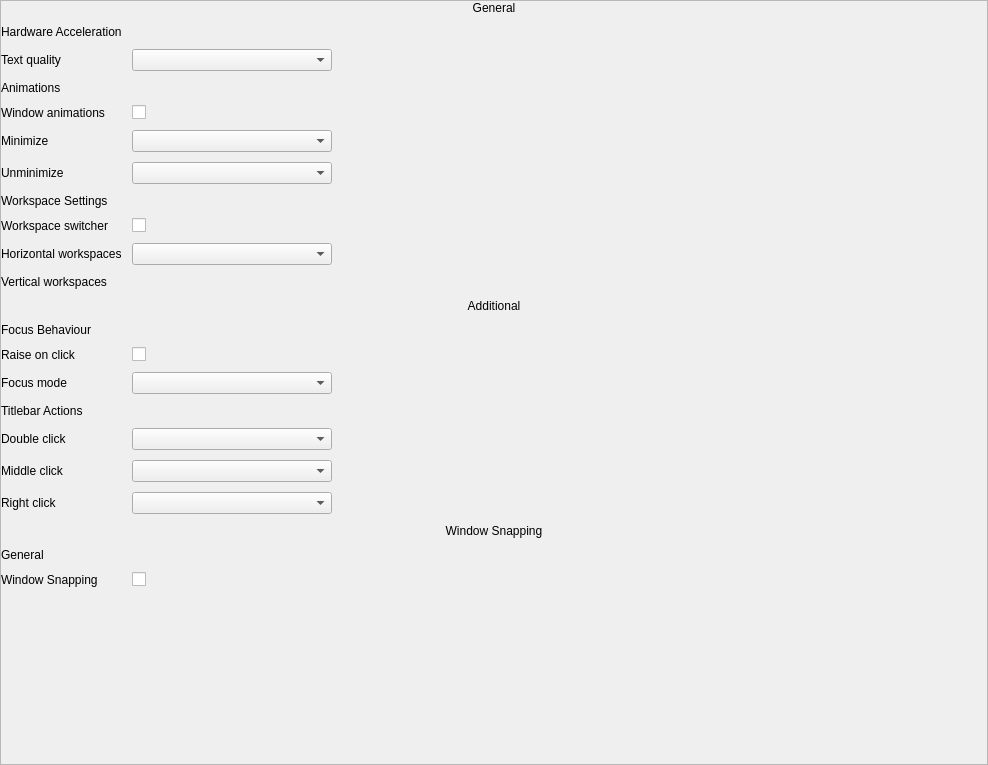
<?xml version="1.0" encoding="UTF-8"?>
<ui version="4.0">
 <class>WindowManagerSettings</class>
 <widget class="QWidget" name="WindowManagerSettings">
  <property name="geometry">
   <rect>
    <x>0</x>
    <y>0</y>
    <width>988</width>
    <height>765</height>
   </rect>
  </property>
  <property name="windowTitle">
   <string>Form</string>
  </property>
  <layout class="QVBoxLayout" name="verticalLayout">
   <property name="spacing">
    <number>0</number>
   </property>
   <property name="leftMargin">
    <number>0</number>
   </property>
   <property name="topMargin">
    <number>0</number>
   </property>
   <property name="rightMargin">
    <number>0</number>
   </property>
   <property name="bottomMargin">
    <number>0</number>
   </property>
   <item>
    <widget class="QScrollArea" name="scrollArea">
     <property name="widgetResizable">
      <bool>true</bool>
     </property>
     <widget class="QWidget" name="scrollAreaUnityContents">
      <property name="geometry">
       <rect>
        <x>0</x>
        <y>0</y>
        <width>986</width>
        <height>763</height>
       </rect>
      </property>
      <layout class="QGridLayout" name="gridLayout">
       <property name="leftMargin">
        <number>0</number>
       </property>
       <property name="topMargin">
        <number>0</number>
       </property>
       <property name="rightMargin">
        <number>0</number>
       </property>
       <property name="bottomMargin">
        <number>0</number>
       </property>
       <property name="spacing">
        <number>10</number>
       </property>
       <item row="13" column="1" alignment="Qt::AlignLeft">
        <widget class="QCheckBox" name="checkHomeIcon_3">
         <property name="cursor">
          <cursorShape>PointingHandCursor</cursorShape>
         </property>
         <property name="focusPolicy">
          <enum>Qt::NoFocus</enum>
         </property>
         <property name="text">
          <string/>
         </property>
        </widget>
       </item>
       <item row="15" column="0" colspan="4">
        <widget class="QLabel" name="lblHomeIcon_5">
         <property name="accessibleName">
          <string>title</string>
         </property>
         <property name="text">
          <string>Titlebar Actions</string>
         </property>
        </widget>
       </item>
       <item row="6" column="1">
        <widget class="QComboBox" name="comboBox_6">
         <property name="sizePolicy">
          <sizepolicy hsizetype="Preferred" vsizetype="Fixed">
           <horstretch>0</horstretch>
           <verstretch>0</verstretch>
          </sizepolicy>
         </property>
         <property name="minimumSize">
          <size>
           <width>200</width>
           <height>0</height>
          </size>
         </property>
         <property name="maximumSize">
          <size>
           <width>300</width>
           <height>16777215</height>
          </size>
         </property>
         <property name="sizeAdjustPolicy">
          <enum>QComboBox::AdjustToMinimumContentsLength</enum>
         </property>
        </widget>
       </item>
       <item row="17" column="1">
        <widget class="QComboBox" name="comboBox_7">
         <property name="sizePolicy">
          <sizepolicy hsizetype="Preferred" vsizetype="Fixed">
           <horstretch>0</horstretch>
           <verstretch>0</verstretch>
          </sizepolicy>
         </property>
         <property name="minimumSize">
          <size>
           <width>200</width>
           <height>0</height>
          </size>
         </property>
         <property name="maximumSize">
          <size>
           <width>300</width>
           <height>16777215</height>
          </size>
         </property>
         <property name="sizeAdjustPolicy">
          <enum>QComboBox::AdjustToMinimumContentsLength</enum>
         </property>
        </widget>
       </item>
       <item row="16" column="1">
        <widget class="QComboBox" name="comboBox_8">
         <property name="sizePolicy">
          <sizepolicy hsizetype="Preferred" vsizetype="Fixed">
           <horstretch>0</horstretch>
           <verstretch>0</verstretch>
          </sizepolicy>
         </property>
         <property name="minimumSize">
          <size>
           <width>200</width>
           <height>0</height>
          </size>
         </property>
         <property name="maximumSize">
          <size>
           <width>300</width>
           <height>16777215</height>
          </size>
         </property>
         <property name="sizeAdjustPolicy">
          <enum>QComboBox::AdjustToMinimumContentsLength</enum>
         </property>
        </widget>
       </item>
       <item row="4" column="1">
        <widget class="QCheckBox" name="checkHomeIcon_2">
         <property name="cursor">
          <cursorShape>PointingHandCursor</cursorShape>
         </property>
         <property name="focusPolicy">
          <enum>Qt::NoFocus</enum>
         </property>
         <property name="text">
          <string/>
         </property>
        </widget>
       </item>
       <item row="2" column="1">
        <widget class="QComboBox" name="comboBox_2">
         <property name="sizePolicy">
          <sizepolicy hsizetype="Preferred" vsizetype="Fixed">
           <horstretch>0</horstretch>
           <verstretch>0</verstretch>
          </sizepolicy>
         </property>
         <property name="minimumSize">
          <size>
           <width>200</width>
           <height>0</height>
          </size>
         </property>
         <property name="maximumSize">
          <size>
           <width>300</width>
           <height>16777215</height>
          </size>
         </property>
         <property name="sizeAdjustPolicy">
          <enum>QComboBox::AdjustToMinimumContentsLength</enum>
         </property>
        </widget>
       </item>
       <item row="19" column="0" colspan="4">
        <widget class="QLabel" name="label_7">
         <property name="accessibleName">
          <string>general-title</string>
         </property>
         <property name="text">
          <string>Window Snapping</string>
         </property>
         <property name="alignment">
          <set>Qt::AlignCenter</set>
         </property>
        </widget>
       </item>
       <item row="14" column="1">
        <widget class="QComboBox" name="comboBox_4">
         <property name="sizePolicy">
          <sizepolicy hsizetype="Preferred" vsizetype="Fixed">
           <horstretch>0</horstretch>
           <verstretch>0</verstretch>
          </sizepolicy>
         </property>
         <property name="minimumSize">
          <size>
           <width>200</width>
           <height>0</height>
          </size>
         </property>
         <property name="maximumSize">
          <size>
           <width>300</width>
           <height>16777215</height>
          </size>
         </property>
         <property name="sizeAdjustPolicy">
          <enum>QComboBox::AdjustToMinimumContentsLength</enum>
         </property>
        </widget>
       </item>
       <item row="5" column="1">
        <widget class="QComboBox" name="comboBox_5">
         <property name="sizePolicy">
          <sizepolicy hsizetype="Preferred" vsizetype="Fixed">
           <horstretch>0</horstretch>
           <verstretch>0</verstretch>
          </sizepolicy>
         </property>
         <property name="minimumSize">
          <size>
           <width>200</width>
           <height>0</height>
          </size>
         </property>
         <property name="maximumSize">
          <size>
           <width>300</width>
           <height>16777215</height>
          </size>
         </property>
         <property name="sizeAdjustPolicy">
          <enum>QComboBox::AdjustToMinimumContentsLength</enum>
         </property>
        </widget>
       </item>
       <item row="0" column="0" colspan="4">
        <widget class="QLabel" name="label">
         <property name="accessibleName">
          <string>general-title</string>
         </property>
         <property name="text">
          <string>General</string>
         </property>
         <property name="alignment">
          <set>Qt::AlignCenter</set>
         </property>
        </widget>
       </item>
       <item row="2" column="0">
        <widget class="QLabel" name="lblHomeIcon">
         <property name="text">
          <string>Text quality</string>
         </property>
        </widget>
       </item>
       <item row="2" column="3">
        <spacer name="horizontalSpacer_3">
         <property name="orientation">
          <enum>Qt::Horizontal</enum>
         </property>
         <property name="sizeType">
          <enum>QSizePolicy::Expanding</enum>
         </property>
         <property name="sizeHint" stdset="0">
          <size>
           <width>40</width>
           <height>20</height>
          </size>
         </property>
        </spacer>
       </item>
       <item row="4" column="0">
        <widget class="QLabel" name="label_5">
         <property name="accessibleName">
          <string/>
         </property>
         <property name="text">
          <string>Window animations</string>
         </property>
        </widget>
       </item>
       <item row="5" column="0">
        <widget class="QLabel" name="lblNetworkIcon_3">
         <property name="text">
          <string>Minimize</string>
         </property>
        </widget>
       </item>
       <item row="6" column="0">
        <widget class="QLabel" name="lblNetworkIcon_2">
         <property name="text">
          <string>Unminimize</string>
         </property>
        </widget>
       </item>
       <item row="8" column="0">
        <widget class="QLabel" name="lblMountedIcon_2">
         <property name="text">
          <string>Workspace switcher</string>
         </property>
        </widget>
       </item>
       <item row="9" column="0">
        <widget class="QLabel" name="label_2">
         <property name="text">
          <string>Horizontal workspaces</string>
         </property>
        </widget>
       </item>
       <item row="9" column="1">
        <widget class="QComboBox" name="comboBox_3">
         <property name="sizePolicy">
          <sizepolicy hsizetype="Preferred" vsizetype="Fixed">
           <horstretch>0</horstretch>
           <verstretch>0</verstretch>
          </sizepolicy>
         </property>
         <property name="minimumSize">
          <size>
           <width>200</width>
           <height>0</height>
          </size>
         </property>
         <property name="maximumSize">
          <size>
           <width>300</width>
           <height>16777215</height>
          </size>
         </property>
         <property name="sizeAdjustPolicy">
          <enum>QComboBox::AdjustToMinimumContentsLength</enum>
         </property>
        </widget>
       </item>
       <item row="10" column="0">
        <widget class="QLabel" name="lblMountedIcon_3">
         <property name="text">
          <string>Vertical workspaces</string>
         </property>
        </widget>
       </item>
       <item row="11" column="0" colspan="4">
        <widget class="QLabel" name="label_3">
         <property name="accessibleName">
          <string>general-title</string>
         </property>
         <property name="text">
          <string>Additional</string>
         </property>
         <property name="alignment">
          <set>Qt::AlignCenter</set>
         </property>
        </widget>
       </item>
       <item row="13" column="0">
        <widget class="QLabel" name="lblHomeIcon_3">
         <property name="text">
          <string>Raise on click</string>
         </property>
        </widget>
       </item>
       <item row="14" column="0">
        <widget class="QLabel" name="lblHomeIcon_4">
         <property name="text">
          <string>Focus mode</string>
         </property>
        </widget>
       </item>
       <item row="17" column="0">
        <widget class="QLabel" name="lblHomeIcon_8">
         <property name="text">
          <string>Middle click</string>
         </property>
        </widget>
       </item>
       <item row="18" column="0">
        <widget class="QLabel" name="lblHomeIcon_9">
         <property name="text">
          <string>Right click</string>
         </property>
        </widget>
       </item>
       <item row="21" column="0">
        <widget class="QLabel" name="lblHomeIcon_11">
         <property name="text">
          <string>Window Snapping</string>
         </property>
        </widget>
       </item>
       <item row="1" column="0" colspan="4">
        <widget class="QLabel" name="lblHomeIcon_2">
         <property name="accessibleName">
          <string>title</string>
         </property>
         <property name="text">
          <string>Hardware Acceleration</string>
         </property>
        </widget>
       </item>
       <item row="21" column="1" colspan="2" alignment="Qt::AlignLeft">
        <widget class="QCheckBox" name="checkHomeIcon_6">
         <property name="cursor">
          <cursorShape>PointingHandCursor</cursorShape>
         </property>
         <property name="focusPolicy">
          <enum>Qt::NoFocus</enum>
         </property>
         <property name="text">
          <string/>
         </property>
        </widget>
       </item>
       <item row="22" column="0">
        <spacer name="verticalSpacer">
         <property name="orientation">
          <enum>Qt::Vertical</enum>
         </property>
         <property name="sizeHint" stdset="0">
          <size>
           <width>20</width>
           <height>46</height>
          </size>
         </property>
        </spacer>
       </item>
       <item row="7" column="0" colspan="4">
        <widget class="QLabel" name="label_6">
         <property name="accessibleName">
          <string/>
         </property>
         <property name="text">
          <string>Workspace Settings</string>
         </property>
        </widget>
       </item>
       <item row="3" column="0" colspan="4">
        <widget class="QLabel" name="label_4">
         <property name="accessibleName">
          <string>title</string>
         </property>
         <property name="text">
          <string>Animations</string>
         </property>
        </widget>
       </item>
       <item row="12" column="0" colspan="4">
        <widget class="QLabel" name="lblHomeIcon_6">
         <property name="accessibleName">
          <string>title</string>
         </property>
         <property name="text">
          <string>Focus Behaviour</string>
         </property>
        </widget>
       </item>
       <item row="16" column="0">
        <widget class="QLabel" name="lblHomeIcon_7">
         <property name="text">
          <string>Double click</string>
         </property>
        </widget>
       </item>
       <item row="20" column="0" colspan="4">
        <widget class="QLabel" name="lblHomeIcon_10">
         <property name="accessibleName">
          <string>title</string>
         </property>
         <property name="text">
          <string>General</string>
         </property>
        </widget>
       </item>
       <item row="8" column="1">
        <widget class="QCheckBox" name="checkHomeIcon_7">
         <property name="cursor">
          <cursorShape>PointingHandCursor</cursorShape>
         </property>
         <property name="focusPolicy">
          <enum>Qt::NoFocus</enum>
         </property>
         <property name="text">
          <string/>
         </property>
        </widget>
       </item>
       <item row="18" column="1">
        <widget class="QComboBox" name="comboBox_9">
         <property name="sizePolicy">
          <sizepolicy hsizetype="Preferred" vsizetype="Fixed">
           <horstretch>0</horstretch>
           <verstretch>0</verstretch>
          </sizepolicy>
         </property>
         <property name="minimumSize">
          <size>
           <width>200</width>
           <height>0</height>
          </size>
         </property>
         <property name="maximumSize">
          <size>
           <width>300</width>
           <height>16777215</height>
          </size>
         </property>
         <property name="sizeAdjustPolicy">
          <enum>QComboBox::AdjustToMinimumContentsLength</enum>
         </property>
        </widget>
       </item>
      </layout>
     </widget>
    </widget>
   </item>
  </layout>
 </widget>
 <resources/>
 <connections/>
</ui>
